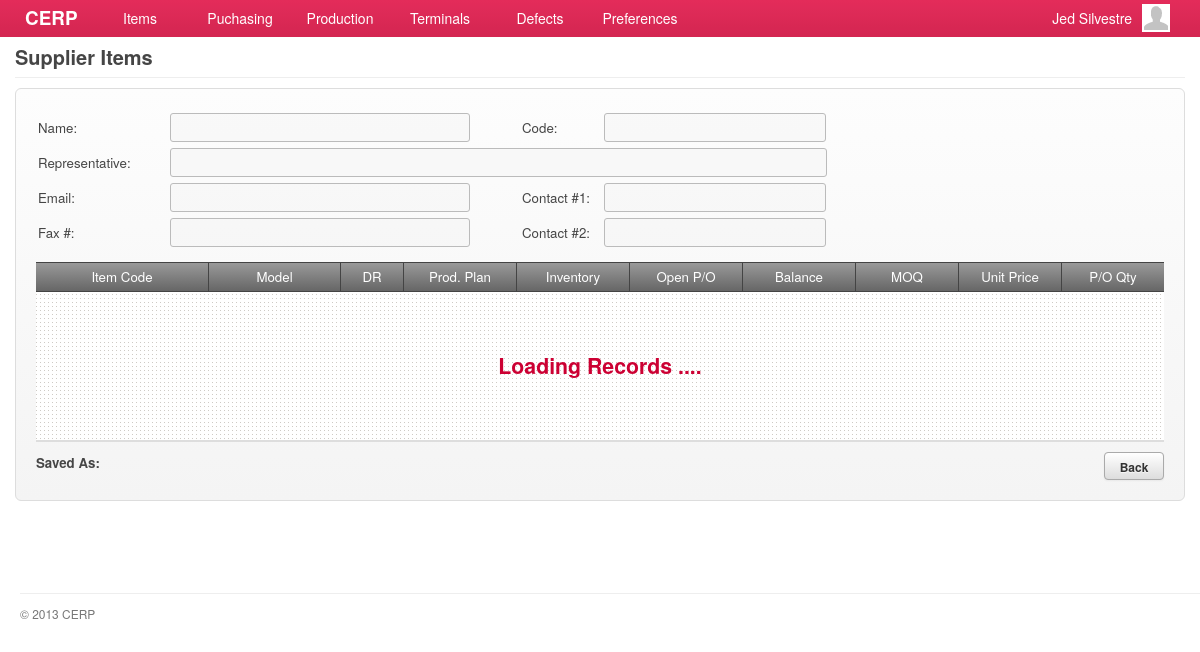
Page /account/material-plan-show.php (signed in) on the earlier database version.
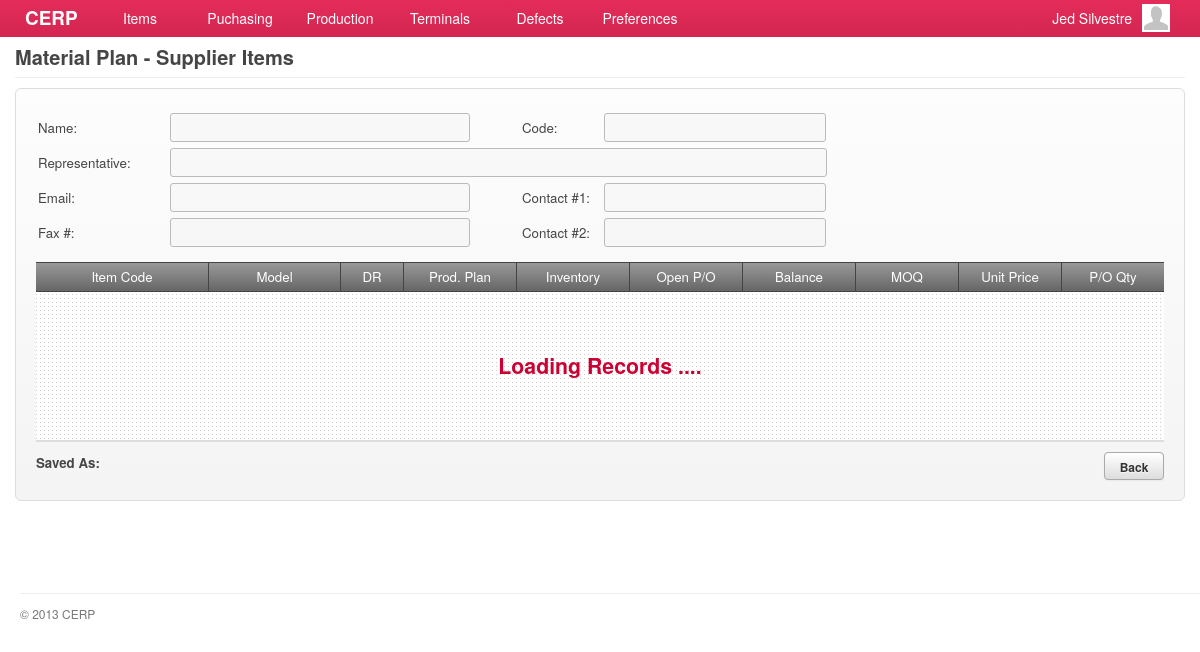
Same page on the later database version.
### tables this page shows
CREATE TABLE `capabilities` (
  `id` int(11) NOT NULL AUTO_INCREMENT,
  `title` varchar(45) DEFAULT NULL,
  `name` varchar(45) DEFAULT NULL,
  `capability` varchar(45) DEFAULT NULL,
  `url` varchar(45) DEFAULT NULL,
  `parent` int(11) DEFAULT NULL,
  PRIMARY KEY (`id`)
);

### include/general.class.php (called while the page is built, shortened)
<?php
require('database.class.php');
require('capabilities.class.php');
require('role.class.php');
$HostAccount	= "account";
$DB				= new MySQL;
  $Host			= "cerp";
  $HostAccount	= "/".$Host."/".$HostAccount;
  $DB->database	= "cerpdb";
  $DB->username	= "cerpuser";
  $DB->password	= "cerpuser";
  $DB->hostname	= "localhost";
$Capabilities	= new Capabilities($DB);
$Signed			= $_SESSION['user'];
$Role		= new Role($DB, $Signed['id']);
require('functions.php');
?>

### include/role.class.php (called while the page is built, shortened)
<?php
class Role
{
	private $DB;
	private $user_id;
	function Role($db, $uid) {
  	$this->DB = $db;
		$this->user_id = $uid;
  }
	function isCapableByName($cap_name) {
		foreach ($this->getUserRoles() as $user_role) {
			$result = $this->DB->Find('role_capabilities', array(
						  			'columns' 		=> 'role_capabilities.*',
						  			'joins' => 'INNER JOIN capabilities ON capabilities.id = role_capabilities.capability_id',
						  	    'conditions' 	=> 'capabilities.capability="'. $cap_name .'" AND role_id='. $user_role['role_id']));
			if(isset($result)) {
				return TRUE;
			}
		}
	}
	function getUserRoles() {
		$result = $this->DB->Get('user_roles', array(
						  			'columns' 		=> 'user_roles.role_id, roles.name',
						  			'joins' => 'INNER JOIN roles ON roles.id = user_roles.role_id',
						  	    'conditions' 	=> 'user_roles.user_id='. $this->user_id));
		if(isset($result)) {
			return $result;
		}
	}
}

### include/database.class.php (called while the page is built, shortened)
<?php
class MySQL {
  public $username	= "cerpuser";
  public $password	= "cerpuser";
  public $hostname	= "localhost";
  public function Connect() {
    $conn = mysql_connect($this->hostname, $this->username, $this->password) or die("<br/><span class='notice'><p class='error'><strong>ERROR!</strong> Unable to connect to MySQL! </p></span>");
    return $conn;
  }
  public function Query($sql) {
  	$conn = $this->Connect();
    $result = mysql_query($sql, $conn);
	return $result;
  }
  function Get($table, $args='') {
  	if (isset($args)) {
  	  $args['columns'] = (isset($args['columns']) ? $args['columns'] : '*');
  	  $args['joins'] = (isset($args['joins']) ? $args['joins'] : '');
		  $args['conditions'] = ($args['conditions'] == '' ? '' : 'WHERE '.$args['conditions']);
		  $args['sort_column'] = ($args['sort_column'] == '' ? '' : 'ORDER BY '.$args['sort_column']);
		  $args['sort_order'] = ($args['sort_order'] == '' ? '' : $args['sort_order']);
		  $args['startpoint'] = ($args['startpoint'] == '' ? '' : 'LIMIT '.$args['startpoint']);
		  $args['limit'] = ($args['limit'] == '' ? '' : ','.$args['limit']);
		}
	$data = array();
	$sql = "SELECT ".$args['columns']." FROM ".$table." ".$args['joins']." ".$args['conditions']." ".$args['sort_column']." ".$args['sort_order']." ".$args['startpoint']." ".$args['limit'];
	$result = $this->IsEmpty($this->Query($sql));
	if(!empty($result)) {
      while ($row = mysql_fetch_array($result)) {
        $data[] = $row;
      }
	}
	return $data;
  }
  function Find($table, $args='') {
  	if (isset($args)) {
  	  $args['columns'] = (isset($args['columns']) ? $args['columns'] : '*');
  	  $args['joins'] = (isset($args['joins']) ? $args['joins'] : '');
	  $args['conditions'] = ($args['conditions'] == '' ? '' : 'where '.$args['conditions']);
	}
	$sql = "SELECT ".$args['columns']." FROM ".$table." ".$args['joins']." ".$args['conditions'] ." ". $args['sort_column'];
	$row = $this->IsEmpty($this->Query($sql));
	return mysql_fetch_array($row);
  }
  private function IsEmpty($result) {
    if(mysql_num_rows($result) > 0) return $result;
    return null;
  }
}

### include/capabilities.class.php (called while the page is built, shortened)
<?php
class Capabilities {
  private $DB;
	public $All;
	function Capabilities($db) {
		$this->DB = $db;
		$this->GetCapabilities();
	}
  function GetTitle() {
    global $capability_key;
	return $this->All[$capability_key]['title'];
  }
	function GetCapabilities() {
		$capabilities = $this->DB->Get('capabilities', array(
					  			'columns' 		=> 'id, capability, title, name, parent, url',
					  	    'conditions' 	=> 'parent IS NOT null ORDER BY parent'));
		$all = array();
		foreach ($capabilities as $cap) {
			$all[$cap['capability']] = array('title' => $cap['title'],'name' => $cap['name'], 'url' => $cap['url'], 'parent' => $cap['parent']);
		}
		$this->All = $all;
	}
}

### include/functions.php (called while the page is built, shortened)
<?php
function host($uri='') {
  global $HostAccount;
  return $HostAccount."/".$uri;
}

### account/material-plan-show.php (the view, shortened to what this page needs)
<?php
  $capability_key = 'show_material_plan';
  require('header.php');
	$allowed = $Role->isCapableByName($capability_key);
	if(!$allowed) {
		require('inaccessible.php');
	}else{
?>
      <div id="page">
        <div id="page-title">
          <h2>
            <span class="title"><?php echo $Capabilities->GetTitle(); ?></span>
          </h2>
        </div>
        <div id="content">
          <form id="purchase-form" action="<?php host($Capabilities->GetUrl()) ?>" method="POST" class="form-container">
             <div>
			        <table>
			           <tr>
			              <td width="130">Name:</td><td width="350"><input type="text" value="<?php echo $supplier['name'] ?>" class="text-field" style="width:288px;" disabled/></td>
			              <td width="80">Code:</td><td><input type="text" value="<?php echo $supplier['supplier_code'] ?>" class="text-field" style="width:210px;" disabled/></td>
			           </tr>
			           <tr>
			              <td width="130">Representative:</td>
			              <td width="80" colspan="99">
			                <input type="text" value="<?php echo $supplier['representative'] ?>" class="text-field" style="width:645px" disabled/>
			              </td>
			           </tr>
			           <tr>
			              <td width="130">Email:</td><td width="350"><input type="text" value="<?php echo $supplier['email'] ?>" class="text-field" style="width:288px;" disabled/></td>
			              <td width="80">Contact #1:</td><td><input type="text" value="<?php echo $supplier['contact_no1'] ?>" class="text-field" style="width:210px;" disabled/></td>
			           </tr>
			           <tr>
			              <td>Fax #:</td><td><input type="text" value="<?php echo $supplier['fax_no'] ?>" class="text-field" style="width:288px;" disabled/></td>
			              <td>Contact #2:</td><td><input type="text" value="<?php echo $supplier['contact_no2'] ?>" class="text-field" style="width:210px;" disabled/></td>
			           </tr>
			           <tr><td height="5" colspan="99"></td></tr>
			        </table>
             </div>
             <div id="grid-material-plan" class="grid jq-grid" style="min-height:146px;">
               <table cellspacing="0" cellpadding="0">
                 <thead>
                   <tr>
                     <td width="160" class="border-right text-center">Item Code</td>
                     <td class="border-right text-center">Model</td>
                     <td width="50" class="border-right text-center">DR</td>
                     <td width="100" class="border-right text-center">Prod. Plan</td>
                     <td width="100" class="border-right text-center">Inventory</td>
                     <td width="100" class="border-right text-center">Open P/O</td>
                     <td width="100" class="border-right text-center">Balance</td>
                     <td width="90" class="border-right text-center">MOQ</td>
                     <td width="90" class="border-right text-center">Unit Price</td>
                     <td width="90" class="text-center">P/O Qty</td>
                   </tr>
                 </thead>
                 <tbody id="material-plan"></tbody>
               </table>
             </div>
             <div class="field-command">
           	   <div class="text-post-status">
           	     <strong>Saved As:</strong>&nbsp;&nbsp;<?php echo $purchase['status']; ?>
               </div>
               <input type="button" value="Back" class="btn redirect-to" rel="<?php echo host('material-plan.php'); ?>"/>
             </div>
          </form>
       </div>
<?php }
require('footer.php'); ?>

### account/header.php (shortened to what this page needs)
<?php
require('../include/general.class.php');
?>
<!DOCTYPE html>
<html lang="en">
	<head>
		<link rel="stylesheet" href="../stylesheets/main.css" />
		<link rel="stylesheet" href="../stylesheets/form.css" />
		<link rel="stylesheet" href="../stylesheets/grid.css" />
		<link rel="stylesheet" href="../stylesheets/jquery.css" />
    <link rel="stylesheet" href="../stylesheets/simplePagination.css">
		<link rel="stylesheet" href="../stylesheets/jquery.modal.css" />
		<link rel="stylesheet" href="../stylesheets/smoothness/jquery-ui-1.10.1.custom.css" />
	</head>
	<body>
    <div id="container">
      <div id="header">
				<a id="brand" href="index.php" style="text-decoration: none">CERP</a>
			</div>
      <div id="main-menu">
        <div class="menu">
        	<a href="#" alt="#menu-items" class="show-submenu">Items</a>
        </div>
        <div class="menu">
          <a href="#" alt="#menu-purchasing" class="show-submenu">Puchasing</a>
        </div>
        <div class="menu">
          <a href="#" alt="#menu-production" class="show-submenu">Production</a>
        </div>
        <div class="menu">
          <a href="#" alt="#menu-terminals" class="show-submenu">Terminals</a>
        </div>
        <div class="menu">
          <a href="#" alt="#menu-defects" class="show-submenu">Defects</a>
        </div>
        <div class="menu">
          <a href="#" alt="#menu-preferences" class="show-submenu">Preferences</a>
        </div>
      </div>
      <div id="menu-profile">
         <div class="avatar small"></div>
         <span><?php echo $Signed['first_name']." ". $Signed['last_name']; ?> </span>
      </div>
    </div>

### account/footer.php
      <div id="footer">
        <p>&copy; 2013 CERP</p>
      </div>
    </div>
  </body>
</html>

### stylesheets/main.css (style rules this page uses)
*, html, body { margin:0;padding:0; }
html { font-size: 100%; -webkit-text-size-adjust: 100%; -ms-text-size-adjust: 100%; }
body { margin: 0; font-family:"Helvetica Neue", Helvetica, Arial, sans-serif; font-size:14px; line-height:20px; color:#454545; background-color:#ffffff; }
h1, h2, h3, h4 { padding:0 0 5px; margin:0 0 10px; }
h2 { font-size:20px; }
a { color: #0088cc; text-decoration: none; outline:none; }
#container { position: fixed; z-index:1; width:100%; height:37px; opacity:0.85; filter:alpha(opacity=85); }
#header { position:relative; padding:0 25px; height:37px; background-color:#cc0033; background-image:-moz-linear-gradient(top, #df083e, #cc0033); background-image:-webkit-gradient(linear, 0 0, 0 100%, from(#df083e), to(#cc0033)); background-image:-webkit-linear-gradient(top, #df083e, #cc0033); background-image:-o-linear-gradient(top, #df083e, #cc0033); background-image:linear-gradient(to bottom, #df083e, #cc0033); color:#ffffff; font-size:135%; }
#header a { color:#ffffff; }
#page { background-color:#ffffff; font-size:95%; }
#content { padding:0 15px; min-height: 500px; }
#footer { display:block; padding:5px 0px 0px 20px; }
#brand { float:left; display:block; margin:8px 0 0; font-weight:bold; }
#main-menu { position:absolute; display:block; top:0; left:90px; z-index: 99; }
#main-menu .menu { float:left; width:100px; height:37px; text-align:center; outline:none; cursor:pointer; }
#main-menu .menu a { margin:8px 0 0; display:block; color:#ffffff; outline:none; }
#menu-profile { position:absolute; top:0; right:25px; display:block; padding:3px 5px 0 0; width:170px; height:33px; color:#fff; cursor:pointer; }
#menu-profile .avatar { float:right; margin:1px 0 0 10px; border:none; }
#menu-profile span { float:right; display:block; margin-top:5px; }
#page-title { margin:0 15px 10px; padding:47px 0 0; border-bottom:solid 1px #eeeeee; }
#page-title h2 { margin:0; padding:0 0 10px; }
#page-title h2 .title { float:left; padding-right:5px; }
#footer p { padding:10px 0 0; border-top:solid 1px #eeeeee; color:#777777; font-size:90%; }
.avatar { border:solid 1px #dddddd; background:#ffffff url('../images/icons/man-24x24.png') no-repeat center; }
.avatar.small { width:28px; height:28px; }
.border-right { border-right:solid 1px #dddddd; }
.text-center { text-align:center; }

### stylesheets/grid.css (style rules this page uses)
.grid { min-width:750px; overflow-x:scroll; background:#ffffff url('../images/bg-dotted.png') repeat left top; }
.grid table { margin:0; padding:0; width:100%; }
.grid table thead tr td { padding:4px 6px; border-top:solid 1px #444444; border-bottom:solid 1px #444444; background-color:#666666; background-image:-moz-linear-gradient(top, #999999, #666666); background-image:-webkit-gradient(linear, 0 0, 0 100%, from(#999999), to(#666666)); background-image:-webkit-linear-gradient(top, #999999, #666666); background-image:-o-linear-gradient(top, #999999, #666666); background-image:linear-gradient(to bottom, #999999, #666666); color:#ffffff; font-weight:normal; }
.grid table thead tr td.border-right { border-color:#444444; }

Differences in the rows shown:
changed capabilities: title "Supplier Items" → "Material Plan - Supplier Items"
